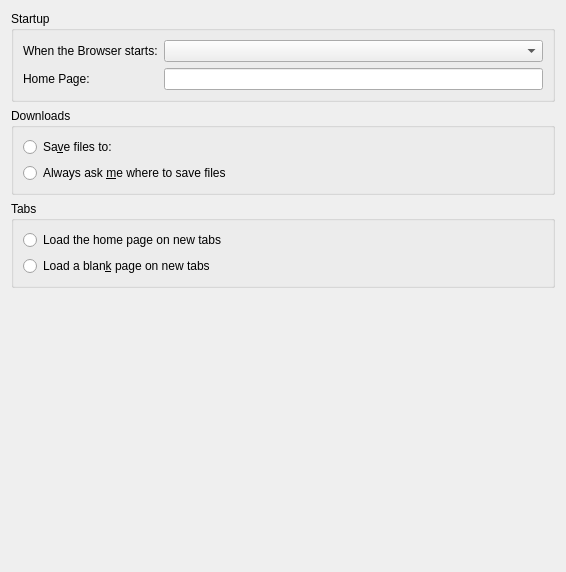
<?xml version="1.0" encoding="UTF-8"?>
<ui version="4.0">
 <class>GeneralTab</class>
 <widget class="QWidget" name="GeneralTab">
  <property name="geometry">
   <rect>
    <x>0</x>
    <y>0</y>
    <width>566</width>
    <height>572</height>
   </rect>
  </property>
  <property name="windowTitle">
   <string/>
  </property>
  <layout class="QVBoxLayout" name="verticalLayout">
   <item>
    <widget class="QGroupBox" name="groupBoxStartup">
     <property name="title">
      <string>Startup</string>
     </property>
     <layout class="QFormLayout" name="formLayout">
      <property name="labelAlignment">
       <set>Qt::AlignLeading|Qt::AlignLeft|Qt::AlignVCenter</set>
      </property>
      <property name="formAlignment">
       <set>Qt::AlignRight|Qt::AlignTop|Qt::AlignTrailing</set>
      </property>
      <item row="0" column="0">
       <widget class="QLabel" name="labelStartupStatic">
        <property name="text">
         <string>When the Browser starts:</string>
        </property>
       </widget>
      </item>
      <item row="1" column="0">
       <widget class="QLabel" name="labelHomePageStatic">
        <property name="text">
         <string>Home Page:</string>
        </property>
       </widget>
      </item>
      <item row="1" column="1">
       <widget class="QLineEdit" name="lineEditHomePage"/>
      </item>
      <item row="0" column="1">
       <widget class="QComboBox" name="comboBoxStartup">
        <property name="currentText">
         <string/>
        </property>
        <property name="currentIndex">
         <number>-1</number>
        </property>
       </widget>
      </item>
     </layout>
    </widget>
   </item>
   <item>
    <widget class="QGroupBox" name="groupBoxDownloads">
     <property name="title">
      <string>Downloads</string>
     </property>
     <layout class="QFormLayout" name="formLayout_2">
      <property name="labelAlignment">
       <set>Qt::AlignLeading|Qt::AlignLeft|Qt::AlignVCenter</set>
      </property>
      <property name="formAlignment">
       <set>Qt::AlignRight|Qt::AlignTop|Qt::AlignTrailing</set>
      </property>
      <item row="0" column="0">
       <widget class="QRadioButton" name="radioButtonSaveToDir">
        <property name="text">
         <string>Sa&amp;ve files to:</string>
        </property>
       </widget>
      </item>
      <item row="0" column="1">
       <widget class="FileChooserLineEdit" name="lineEditDownloadDir" native="true"/>
      </item>
      <item row="1" column="0">
       <widget class="QRadioButton" name="radioButtonAskForDir">
        <property name="text">
         <string>Always ask &amp;me where to save files</string>
        </property>
       </widget>
      </item>
     </layout>
    </widget>
   </item>
   <item>
    <widget class="QGroupBox" name="groupBoxTabs">
     <property name="title">
      <string>Tabs</string>
     </property>
     <layout class="QVBoxLayout" name="verticalLayout_2">
      <item>
       <widget class="QRadioButton" name="radioButtonTabHomePage">
        <property name="text">
         <string>Load the home page on new tabs</string>
        </property>
       </widget>
      </item>
      <item>
       <widget class="QRadioButton" name="radioButtonTabBlankPage">
        <property name="text">
         <string>Load a blan&amp;k page on new tabs</string>
        </property>
       </widget>
      </item>
     </layout>
    </widget>
   </item>
   <item>
    <spacer name="verticalSpacer_2">
     <property name="orientation">
      <enum>Qt::Vertical</enum>
     </property>
     <property name="sizeHint" stdset="0">
      <size>
       <width>20</width>
       <height>216</height>
      </size>
     </property>
    </spacer>
   </item>
  </layout>
 </widget>
 <customwidgets>
  <customwidget>
   <class>FileChooserLineEdit</class>
   <extends>QWidget</extends>
   <header>FileChooserLineEdit.h</header>
   <container>1</container>
  </customwidget>
 </customwidgets>
 <resources/>
 <connections/>
</ui>
